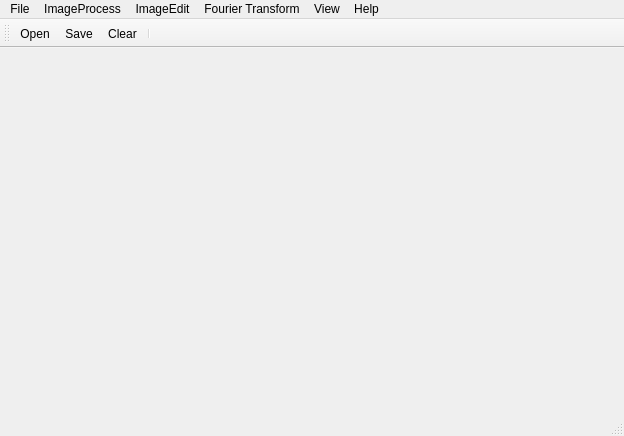
<?xml version="1.0" encoding="UTF-8"?>
<ui version="4.0">
 <class>ImageProcessClass</class>
 <widget class="QMainWindow" name="ImageProcessClass">
  <property name="geometry">
   <rect>
    <x>0</x>
    <y>0</y>
    <width>624</width>
    <height>436</height>
   </rect>
  </property>
  <property name="windowTitle">
   <string>ImageProcess</string>
  </property>
  <property name="windowIcon">
   <iconset resource="ImageProcess.qrc">
    <normaloff>:/ImageProcess/ImageProcess.png</normaloff>:/ImageProcess/ImageProcess.png</iconset>
  </property>
  <widget class="QWidget" name="centralWidget"/>
  <widget class="QMenuBar" name="menuBar">
   <property name="geometry">
    <rect>
     <x>0</x>
     <y>0</y>
     <width>624</width>
     <height>21</height>
    </rect>
   </property>
   <widget class="QMenu" name="menuFile">
    <property name="title">
     <string>File</string>
    </property>
    <addaction name="actionNew"/>
    <addaction name="actionOpen"/>
    <addaction name="actionOpenFile"/>
    <addaction name="actionSave"/>
    <addaction name="actionClear"/>
   </widget>
   <widget class="QMenu" name="menuHelp">
    <property name="toolTip">
     <string/>
    </property>
    <property name="toolTipDuration">
     <number>3</number>
    </property>
    <property name="whatsThis">
     <string/>
    </property>
    <property name="title">
     <string>Help</string>
    </property>
    <addaction name="actionAbout_This"/>
    <addaction name="actionAbout_QT"/>
   </widget>
   <widget class="QMenu" name="menuImageProcess">
    <property name="toolTip">
     <string/>
    </property>
    <property name="title">
     <string>ImageProcess</string>
    </property>
    <addaction name="actionColor2Gray"/>
    <addaction name="actionR_Channel"/>
    <addaction name="actionG_Channel"/>
    <addaction name="actionB_Channel"/>
   </widget>
   <widget class="QMenu" name="menuView">
    <property name="toolTip">
     <string/>
    </property>
    <property name="toolTipDuration">
     <number>3</number>
    </property>
    <property name="whatsThis">
     <string/>
    </property>
    <property name="title">
     <string>View</string>
    </property>
   </widget>
   <widget class="QMenu" name="menuFourierTransform">
    <property name="toolTip">
     <string/>
    </property>
    <property name="toolTipDuration">
     <number>-1</number>
    </property>
    <property name="whatsThis">
     <string/>
    </property>
    <property name="title">
     <string>Fourier Transform</string>
    </property>
    <widget class="QMenu" name="menuDFT">
     <property name="toolTip">
      <string/>
     </property>
     <property name="toolTipDuration">
      <number>3</number>
     </property>
     <property name="whatsThis">
      <string/>
     </property>
     <property name="title">
      <string>DFT</string>
     </property>
     <addaction name="actionDFT"/>
     <addaction name="actionIDFT"/>
    </widget>
    <widget class="QMenu" name="menuFFT">
     <property name="toolTip">
      <string/>
     </property>
     <property name="toolTipDuration">
      <number>3</number>
     </property>
     <property name="title">
      <string>FFT</string>
     </property>
     <addaction name="actionFFT"/>
     <addaction name="actionIFFT"/>
    </widget>
    <widget class="QMenu" name="menuFFTW">
     <property name="toolTip">
      <string/>
     </property>
     <property name="toolTipDuration">
      <number>3</number>
     </property>
     <property name="whatsThis">
      <string/>
     </property>
     <property name="title">
      <string>FFTW</string>
     </property>
     <addaction name="actionFFTW"/>
     <addaction name="actionIFFTW"/>
    </widget>
    <addaction name="menuDFT"/>
    <addaction name="menuFFT"/>
    <addaction name="menuFFTW"/>
   </widget>
   <widget class="QMenu" name="menuImageEdit">
    <property name="title">
     <string>ImageEdit</string>
    </property>
   </widget>
   <addaction name="menuFile"/>
   <addaction name="menuImageProcess"/>
   <addaction name="menuImageEdit"/>
   <addaction name="menuFourierTransform"/>
   <addaction name="menuView"/>
   <addaction name="menuHelp"/>
  </widget>
  <widget class="QStatusBar" name="statusBar"/>
  <widget class="QToolBar" name="mainToolBar">
   <property name="sizePolicy">
    <sizepolicy hsizetype="Preferred" vsizetype="Fixed">
     <horstretch>0</horstretch>
     <verstretch>0</verstretch>
    </sizepolicy>
   </property>
   <property name="minimumSize">
    <size>
     <width>0</width>
     <height>0</height>
    </size>
   </property>
   <property name="baseSize">
    <size>
     <width>0</width>
     <height>0</height>
    </size>
   </property>
   <property name="font">
    <font>
     <pointsize>9</pointsize>
    </font>
   </property>
   <property name="toolButtonStyle">
    <enum>Qt::ToolButtonTextUnderIcon</enum>
   </property>
   <attribute name="toolBarArea">
    <enum>TopToolBarArea</enum>
   </attribute>
   <attribute name="toolBarBreak">
    <bool>false</bool>
   </attribute>
   <addaction name="actionOpen"/>
   <addaction name="actionSave"/>
   <addaction name="actionClear"/>
   <addaction name="separator"/>
  </widget>
  <action name="actionOpen">
   <property name="icon">
    <iconset resource="ImageProcess.qrc">
     <normaloff>:/res/res/file_open.png</normaloff>:/res/res/file_open.png</iconset>
   </property>
   <property name="text">
    <string>Open</string>
   </property>
   <property name="toolTip">
    <string>打开图片</string>
   </property>
   <property name="shortcut">
    <string>Ctrl+O</string>
   </property>
  </action>
  <action name="actionSave">
   <property name="icon">
    <iconset resource="ImageProcess.qrc">
     <normaloff>:/res/res/file_save.png</normaloff>:/res/res/file_save.png</iconset>
   </property>
   <property name="text">
    <string>Save</string>
   </property>
   <property name="toolTip">
    <string>保存图片</string>
   </property>
   <property name="shortcut">
    <string>Ctrl+S</string>
   </property>
  </action>
  <action name="actionNew">
   <property name="icon">
    <iconset resource="ImageProcess.qrc">
     <normaloff>:/res/res/file_new.png</normaloff>:/res/res/file_new.png</iconset>
   </property>
   <property name="text">
    <string>New</string>
   </property>
   <property name="toolTip">
    <string>新建图片</string>
   </property>
   <property name="shortcut">
    <string>Ctrl+N</string>
   </property>
  </action>
  <action name="actionOpenFile">
   <property name="icon">
    <iconset resource="ImageProcess.qrc">
     <normaloff>:/res/res/file_openFile.png</normaloff>:/res/res/file_openFile.png</iconset>
   </property>
   <property name="text">
    <string>OpenFile</string>
   </property>
   <property name="toolTip">
    <string>打开文件夹</string>
   </property>
   <property name="shortcut">
    <string>Ctrl+F</string>
   </property>
  </action>
  <action name="actionClear">
   <property name="icon">
    <iconset resource="ImageProcess.qrc">
     <normaloff>:/res/res/file_clear.png</normaloff>:/res/res/file_clear.png</iconset>
   </property>
   <property name="text">
    <string>Clear</string>
   </property>
   <property name="toolTip">
    <string>清空所有图片</string>
   </property>
   <property name="shortcut">
    <string>Ctrl+C</string>
   </property>
  </action>
  <action name="actionAbout_This">
   <property name="text">
    <string>About This</string>
   </property>
   <property name="toolTip">
    <string>关于软件说明</string>
   </property>
  </action>
  <action name="actionAbout_QT">
   <property name="text">
    <string>About QT</string>
   </property>
   <property name="toolTip">
    <string>关于QT说明</string>
   </property>
  </action>
  <action name="actionColor2Gray">
   <property name="text">
    <string>Color2Gray</string>
   </property>
   <property name="toolTip">
    <string>彩色转灰度</string>
   </property>
  </action>
  <action name="actionDFT">
   <property name="text">
    <string>DFT</string>
   </property>
   <property name="toolTip">
    <string>离散傅里叶变换</string>
   </property>
  </action>
  <action name="actionIDFT">
   <property name="text">
    <string>IDFT</string>
   </property>
   <property name="toolTip">
    <string>离散傅里叶反变换</string>
   </property>
  </action>
  <action name="actionFFT">
   <property name="text">
    <string>FFT</string>
   </property>
   <property name="toolTip">
    <string>快速傅里叶变换</string>
   </property>
  </action>
  <action name="actionIFFT">
   <property name="text">
    <string>IFFT</string>
   </property>
   <property name="toolTip">
    <string>快速傅里叶反变换</string>
   </property>
  </action>
  <action name="actionFFTW">
   <property name="text">
    <string>FFTW</string>
   </property>
   <property name="toolTip">
    <string>快速傅里叶变换</string>
   </property>
  </action>
  <action name="actionIFFTW">
   <property name="text">
    <string>IFFTW</string>
   </property>
   <property name="toolTip">
    <string>快速傅里叶反变换</string>
   </property>
  </action>
  <action name="actionR_Channel">
   <property name="text">
    <string>R-Channel</string>
   </property>
  </action>
  <action name="actionG_Channel">
   <property name="text">
    <string>G-Channel</string>
   </property>
  </action>
  <action name="actionB_Channel">
   <property name="text">
    <string>B-Channel</string>
   </property>
  </action>
 </widget>
 <layoutdefault spacing="6" margin="11"/>
 <resources>
  <include location="ImageProcess.qrc"/>
 </resources>
 <connections/>
</ui>
